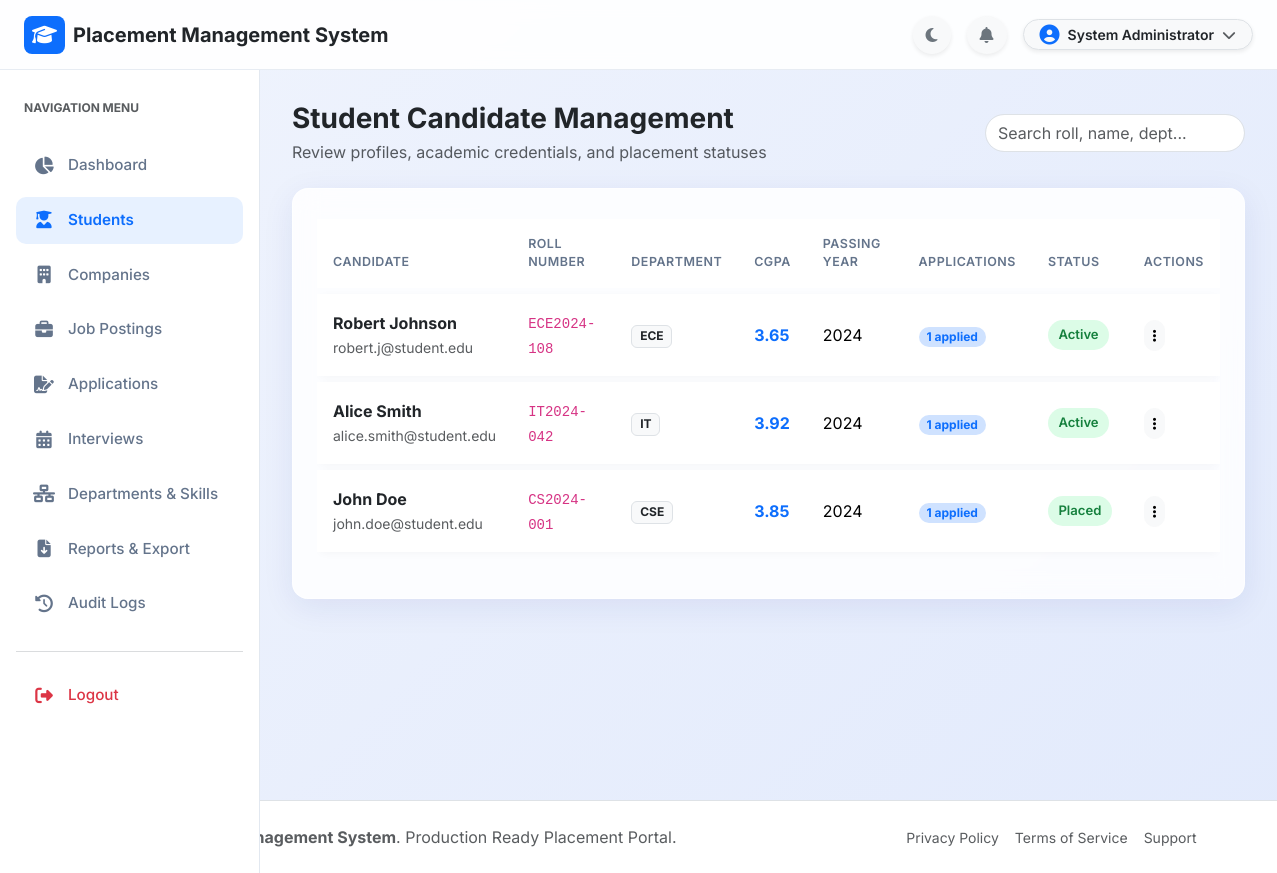
The app's page /admin/students.php (signed in) with its own data.
### tables this page shows
CREATE TABLE IF NOT EXISTS `students` (
  `id` INT AUTO_INCREMENT PRIMARY KEY,
  `roll_number` VARCHAR(50) NOT NULL UNIQUE,
  `full_name` VARCHAR(100) NOT NULL,
  `email` VARCHAR(100) NOT NULL UNIQUE,
  `password` VARCHAR(255) NOT NULL,
  `phone` VARCHAR(20) DEFAULT NULL,
  `department_id` INT DEFAULT NULL,
  `cgpa` DECIMAL(3,2) DEFAULT 0.00,
  `passing_year` INT DEFAULT NULL,
  `bio` TEXT DEFAULT NULL,
  `profile_pic` VARCHAR(255) DEFAULT 'default-avatar.png',
  `resume_pdf` VARCHAR(255) DEFAULT NULL,
  `status` ENUM('Active', 'Placed', 'Inactive') DEFAULT 'Active',
  `created_at` TIMESTAMP DEFAULT CURRENT_TIMESTAMP,
  `updated_at` TIMESTAMP DEFAULT CURRENT_TIMESTAMP ON UPDATE CURRENT_TIMESTAMP,
  INDEX `idx_student_email` (`email`),
  INDEX `idx_student_dept` (`department_id`),
  INDEX `idx_student_status` (`status`),
  CONSTRAINT `fk_students_department` FOREIGN KEY (`department_id`) REFERENCES `departments` (`id`) ON DELETE SET NULL ON UPDATE CASCADE
);

CREATE TABLE IF NOT EXISTS `departments` (
  `id` INT AUTO_INCREMENT PRIMARY KEY,
  `code` VARCHAR(20) NOT NULL UNIQUE,
  `name` VARCHAR(100) NOT NULL,
  `created_at` TIMESTAMP DEFAULT CURRENT_TIMESTAMP
);

### admin/students.php (the view, shortened to what this page needs)
<?php
require_once __DIR__ . '/../config/database.php';
$sql = "
    SELECT s.*, d.name AS dept_name, d.code AS dept_code,
           COUNT(a.id) AS total_applied
    FROM students s
    LEFT JOIN departments d ON s.department_id = d.id
    LEFT JOIN applications a ON s.id = a.student_id
    GROUP BY s.id
    ORDER BY s.id DESC
";
$students = $conn->query($sql)->fetch_all(MYSQLI_ASSOC);
require_once __DIR__ . '/../includes/header.php';
require_once __DIR__ . '/../includes/navbar.php';
?>
<div class="app-layout">
    <?php require_once __DIR__ . '/../includes/sidebar.php'; ?>
    <main class="app-main">
        <div class="d-flex justify-content-between align-items-center mb-4">
            <div>
                <h3 class="fw-bold text-dark mb-1">Student Candidate Management</h3>
                <p class="text-muted mb-0">Review profiles, academic credentials, and placement statuses</p>
            </div>
            <input type="text" data-table-search="students-table" class="form-control rounded-pill" style="width: 260px;" placeholder="Search roll, name, dept...">
        </div>
        <div class="glass-card p-4">
            <div class="table-responsive">
                <table class="table table-custom align-middle" id="students-table">
                    <thead>
                        <tr>
                            <th>Candidate</th>
                            <th>Roll Number</th>
                            <th>Department</th>
                            <th>CGPA</th>
                            <th>Passing Year</th>
                            <th>Applications</th>
                            <th>Status</th>
                            <th>Actions</th>
                        </tr>
                    </thead>
                    <tbody>
                        <?php if (empty($students)): ?>
                            <tr><td colspan="8" class="text-center py-4 text-muted">No registered students found.</td></tr>
                        <?php else: ?>
                            <?php foreach ($students as $s): ?>
                                <tr>
                                    <td>
                                        <div class="fw-bold text-dark"><?php echo htmlspecialchars($s['full_name']); ?></div>
                                        <small class="text-muted"><?php echo htmlspecialchars($s['email']); ?></small>
                                    </td>
                                    <td><code><?php echo htmlspecialchars($s['roll_number']); ?></code></td>
                                    <td>
                                        <span class="badge bg-light text-dark border">
                                            <?php echo htmlspecialchars($s['dept_code'] ?? 'N/A'); ?>
                                        </span>
                                    </td>
                                    <td class="fw-bold text-primary"><?php echo htmlspecialchars($s['cgpa']); ?></td>
                                    <td><?php echo htmlspecialchars($s['passing_year'] ?? '-'); ?></td>
                                    <td>
                                        <span class="badge bg-primary-subtle text-primary rounded-pill px-2">
                                            <?php echo $s['total_applied']; ?> applied
                                        </span>
                                    </td>
                                    <td>
                                        <?php
                                        $badgeClass = 'badge-active';
                                        if ($s['status'] === 'Placed') $badgeClass = 'badge-selected';
                                        ?>
                                        <span class="badge-status <?php echo $badgeClass; ?>"><?php echo htmlspecialchars($s['status']); ?></span>
                                    </td>
                                    <td>
                                        <div class="dropdown">
                                            <button class="btn btn-sm btn-light rounded-pill" type="button" data-bs-toggle="dropdown">
                                                <i class="fas fa-ellipsis-v"></i>
                                            </button>
                                        </div>
                                    </td>
                                </tr>
                            <?php endforeach; ?>
                        <?php endif; ?>
                    </tbody>
                </table>
            </div>
        </div>
    </main>
</div>
<?php require_once __DIR__ . '/../includes/footer.php'; ?>

### assets/css/style.css (style rules this page uses)
:root { --primary-color: #0d6efd; --primary-dark: #0a58ca; --primary-light: #e7f1ff; --secondary-color: #4f46e5; --accent-color: #06b6d4; --bg-gradient: linear-gradient(135deg, #f0f4fd 0%, #e2eafc 100%); --card-bg: rgba(255, 255, 255, 0.85); --card-border: rgba(255, 255, 255, 0.6); --text-main: #1e293b; --text-muted: #64748b; --sidebar-width: 260px; --topbar-height: 70px; --glass-shadow: 0 8px 32px 0 rgba(31, 38, 135, 0.08); --transition-smooth: all 0.25s cubic-bezier(0.4, 0, 0.2, 1); }
body { font-family: 'Inter', system-ui, -apple-system, sans-serif; background: var(--bg-gradient); color: var(--text-main); min-height: 100vh; margin: 0; padding: 0; overflow-x: hidden; }
.glass-card { background: var(--card-bg); backdrop-filter: blur(12px); -webkit-backdrop-filter: blur(12px); border: 1px solid var(--card-border); border-radius: 16px; box-shadow: var(--glass-shadow); transition: var(--transition-smooth); }
.app-layout { display: flex; margin-top: var(--topbar-height); min-height: calc(100vh - var(--topbar-height)); }
.app-main { flex: 1; margin-left: var(--sidebar-width); padding: 2rem; transition: var(--transition-smooth); }
.badge-status { padding: 0.4em 0.8em; font-size: 0.82rem; font-weight: 600; border-radius: 30px; display: inline-block; }
.badge-selected { background: #dcfce7; color: #15803d; }
.badge-active { background: #dcfce7; color: #15803d; }
.table-custom { border-collapse: separate; border-spacing: 0 6px; }
.table-custom tbody tr { background: #ffffff; border-radius: 10px; box-shadow: 0 2px 8px rgba(0,0,0,0.03); transition: var(--transition-smooth); }
.table-custom th { border: none; color: var(--text-muted); font-weight: 600; text-transform: uppercase; font-size: 0.78rem; letter-spacing: 0.5px; padding: 1rem; }
.table-custom td { border: none; padding: 1rem; vertical-align: middle; }

### records on screen
students: full_name "Robert Johnson", email "robert.j@student.edu", roll_number "ECE2024-108", department.code "ECE", cgpa "3.65", passing_year "2024", total_applied "1", status "Active"
students: full_name "Alice Smith", email "alice.smith@student.edu", roll_number "IT2024-042", department.code "IT", cgpa "3.92", passing_year "2024", total_applied "1", status "Active"
students: full_name "John Doe", email "john.doe@student.edu", roll_number "CS2024-001", department.code "CSE", cgpa "3.85", passing_year "2024", total_applied "1", status "Placed"

### other values on screen
APP_NAME "Placement Management System"
$_SESSION['user_name'] "System Administrator"
